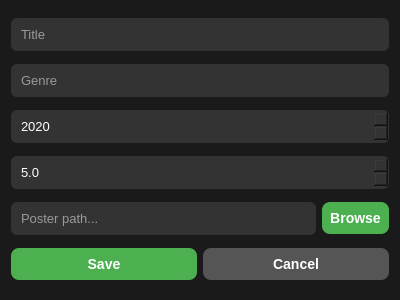
<?xml version="1.0" encoding="UTF-8"?>
<ui version="4.0">
 <class>AddMovieDialog</class>
 <widget class="QDialog" name="AddMovieDialog">
  <property name="geometry">
   <rect><x>0</x><y>0</y><width>400</width><height>300</height></rect>
  </property>
  <property name="windowTitle"><string>Add / Edit Movie</string></property>
  <property name="styleSheet"><string>
QDialog { background-color: #1a1a1a; }
QLineEdit, QSpinBox, QDoubleSpinBox {
    background-color: #333;
    color: white;
    border-radius: 6px;
    padding: 8px;
    font-size: 13px;
}
QPushButton {
    background-color: #4CAF50;
    color: white;
    border-radius: 8px;
    padding: 8px;
    font-weight: bold;
    font-size: 14px;
}
QPushButton#cancelBtn {
    background-color: #555;
}
QPushButton:hover {
    background-color: #45a049;
}
QPushButton#cancelBtn:hover {
    background-color: #666;
}
</string></property>
  <layout class="QVBoxLayout" name="verticalLayout">

   <item><widget class="QLineEdit" name="titleEdit">
     <property name="placeholderText"><string>Title</string></property>
   </widget></item>

   <item><widget class="QLineEdit" name="genreEdit">
     <property name="placeholderText"><string>Genre</string></property>
   </widget></item>

   <item><widget class="QSpinBox" name="yearSpin">
     <property name="minimum"><number>1900</number></property>
     <property name="maximum"><number>2100</number></property>
     <property name="value"><number>2020</number></property>
   </widget></item>

   <item><widget class="QDoubleSpinBox" name="ratingSpin">
     <property name="decimals"><number>1</number></property>
     <property name="minimum"><double>0.0</double></property>
     <property name="maximum"><double>10.0</double></property>
     <property name="singleStep"><double>0.1</double></property>
     <property name="value"><double>5.0</double></property>
   </widget></item>

   <item>
    <layout class="QHBoxLayout">
     <item><widget class="QLineEdit" name="posterPath">
       <property name="placeholderText"><string>Poster path...</string></property>
     </widget></item>
     <item><widget class="QPushButton" name="browseBtn">
       <property name="text"><string>Browse</string></property>
     </widget></item>
    </layout>
   </item>

   <item>
    <layout class="QHBoxLayout">
     <item><widget class="QPushButton" name="saveBtn">
       <property name="text"><string>Save</string></property>
     </widget></item>
     <item><widget class="QPushButton" name="cancelBtn">
       <property name="text"><string>Cancel</string></property>
     </widget></item>
    </layout>
   </item>

  </layout>
 </widget>
 <resources/>
 <connections/>
</ui>
